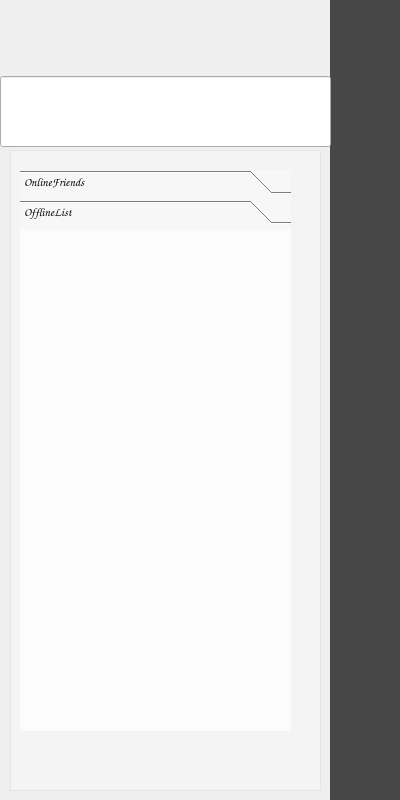
<?xml version="1.0" encoding="UTF-8"?>
<ui version="4.0">
 <class>FriendList</class>
 <widget class="QWidget" name="FriendList">
  <property name="geometry">
   <rect>
    <x>0</x>
    <y>0</y>
    <width>400</width>
    <height>800</height>
   </rect>
  </property>
  <property name="windowTitle">
   <string>Form</string>
  </property>
  <widget class="QFrame" name="frame">
   <property name="geometry">
    <rect>
     <x>10</x>
     <y>150</y>
     <width>311</width>
     <height>641</height>
    </rect>
   </property>
   <property name="styleSheet">
    <string notr="true">background-color: rgb(255, 255, 255, 80);</string>
   </property>
   <property name="frameShape">
    <enum>QFrame::StyledPanel</enum>
   </property>
   <property name="frameShadow">
    <enum>QFrame::Raised</enum>
   </property>
   <widget class="QToolBox" name="toolBox">
    <property name="geometry">
     <rect>
      <x>10</x>
      <y>20</y>
      <width>271</width>
      <height>561</height>
     </rect>
    </property>
    <property name="font">
     <font>
      <family>Comic Sans MS</family>
     </font>
    </property>
    <property name="currentIndex">
     <number>1</number>
    </property>
    <widget class="QWidget" name="page">
     <property name="geometry">
      <rect>
       <x>0</x>
       <y>0</y>
       <width>271</width>
       <height>481</height>
      </rect>
     </property>
     <attribute name="label">
      <string>OnlineFriends</string>
     </attribute>
     <layout class="QVBoxLayout" name="OnlineList"/>
    </widget>
    <widget class="QWidget" name="page_2">
     <property name="geometry">
      <rect>
       <x>0</x>
       <y>0</y>
       <width>271</width>
       <height>481</height>
      </rect>
     </property>
     <attribute name="label">
      <string>OfflineList</string>
     </attribute>
     <layout class="QVBoxLayout" name="OfflineList"/>
    </widget>
   </widget>
  </widget>
  <widget class="QWidget" name="verticalLayoutWidget">
   <property name="geometry">
    <rect>
     <x>330</x>
     <y>0</y>
     <width>71</width>
     <height>801</height>
    </rect>
   </property>
   <property name="styleSheet">
    <string notr="true">background-color: rgb(44, 44, 44, 220);</string>
   </property>
   <layout class="QVBoxLayout" name="verticalLayout_2">
    <item>
     <widget class="QPushButton" name="pushButton_5">
      <property name="minimumSize">
       <size>
        <width>61</width>
        <height>61</height>
       </size>
      </property>
      <property name="styleSheet">
       <string notr="true">background-color: rgb(44, 44, 44, 220);</string>
      </property>
      <property name="text">
       <string/>
      </property>
      <property name="icon">
       <iconset resource="Pic.qrc">
        <normaloff>:/new/prefix1/Background/touxiang .png</normaloff>:/new/prefix1/Background/touxiang .png</iconset>
      </property>
      <property name="iconSize">
       <size>
        <width>61</width>
        <height>61</height>
       </size>
      </property>
      <property name="flat">
       <bool>true</bool>
      </property>
     </widget>
    </item>
    <item>
     <widget class="QPushButton" name="pushButton">
      <property name="minimumSize">
       <size>
        <width>55</width>
        <height>55</height>
       </size>
      </property>
      <property name="styleSheet">
       <string notr="true">background-color: rgb(44, 44, 44, 220);</string>
      </property>
      <property name="text">
       <string/>
      </property>
      <property name="icon">
       <iconset resource="Pic.qrc">
        <normaloff>:/new/prefix1/Pic/afx.png</normaloff>:/new/prefix1/Pic/afx.png</iconset>
      </property>
      <property name="iconSize">
       <size>
        <width>30</width>
        <height>30</height>
       </size>
      </property>
      <property name="autoDefault">
       <bool>false</bool>
      </property>
      <property name="default">
       <bool>false</bool>
      </property>
      <property name="flat">
       <bool>true</bool>
      </property>
     </widget>
    </item>
    <item>
     <widget class="QPushButton" name="pushButton_6">
      <property name="minimumSize">
       <size>
        <width>55</width>
        <height>55</height>
       </size>
      </property>
      <property name="styleSheet">
       <string notr="true">background-color: rgb(44, 44, 44, 220);</string>
      </property>
      <property name="text">
       <string/>
      </property>
      <property name="icon">
       <iconset resource="Pic.qrc">
        <normaloff>:/new/prefix1/Pic/a9s.png</normaloff>:/new/prefix1/Pic/a9s.png</iconset>
      </property>
      <property name="iconSize">
       <size>
        <width>30</width>
        <height>30</height>
       </size>
      </property>
      <property name="flat">
       <bool>true</bool>
      </property>
     </widget>
    </item>
    <item>
     <widget class="QPushButton" name="pushButton_3">
      <property name="minimumSize">
       <size>
        <width>55</width>
        <height>55</height>
       </size>
      </property>
      <property name="styleSheet">
       <string notr="true">background-color: rgb(44, 44, 44, 220);</string>
      </property>
      <property name="text">
       <string/>
      </property>
      <property name="icon">
       <iconset resource="Pic.qrc">
        <normaloff>:/new/prefix1/Pic/ana.png</normaloff>:/new/prefix1/Pic/ana.png</iconset>
      </property>
      <property name="iconSize">
       <size>
        <width>30</width>
        <height>30</height>
       </size>
      </property>
      <property name="flat">
       <bool>true</bool>
      </property>
     </widget>
    </item>
    <item>
     <widget class="QPushButton" name="pushButton_4">
      <property name="minimumSize">
       <size>
        <width>55</width>
        <height>55</height>
       </size>
      </property>
      <property name="styleSheet">
       <string notr="true">background-color: rgb(44, 44, 44, 220);</string>
      </property>
      <property name="text">
       <string/>
      </property>
      <property name="icon">
       <iconset resource="Pic.qrc">
        <normaloff>:/new/prefix1/Pic/ao3.png</normaloff>:/new/prefix1/Pic/ao3.png</iconset>
      </property>
      <property name="iconSize">
       <size>
        <width>30</width>
        <height>30</height>
       </size>
      </property>
      <property name="flat">
       <bool>true</bool>
      </property>
     </widget>
    </item>
    <item>
     <widget class="QPushButton" name="pushButton_2">
      <property name="minimumSize">
       <size>
        <width>55</width>
        <height>55</height>
       </size>
      </property>
      <property name="styleSheet">
       <string notr="true">background-color: rgb(44, 44, 44, 220);</string>
      </property>
      <property name="text">
       <string/>
      </property>
      <property name="icon">
       <iconset resource="Pic.qrc">
        <normaloff>:/new/prefix1/Pic/ard.png</normaloff>:/new/prefix1/Pic/ard.png</iconset>
      </property>
      <property name="iconSize">
       <size>
        <width>30</width>
        <height>30</height>
       </size>
      </property>
      <property name="flat">
       <bool>true</bool>
      </property>
     </widget>
    </item>
    <item>
     <widget class="QPushButton" name="pushButton_10">
      <property name="minimumSize">
       <size>
        <width>0</width>
        <height>200</height>
       </size>
      </property>
      <property name="styleSheet">
       <string notr="true">background-color: rgb(44, 44, 44, 220);</string>
      </property>
      <property name="text">
       <string/>
      </property>
      <property name="flat">
       <bool>true</bool>
      </property>
     </widget>
    </item>
    <item>
     <widget class="QPushButton" name="pushButton_9">
      <property name="minimumSize">
       <size>
        <width>55</width>
        <height>55</height>
       </size>
      </property>
      <property name="styleSheet">
       <string notr="true">background-color: rgb(44, 44, 44, 220);</string>
      </property>
      <property name="text">
       <string/>
      </property>
      <property name="icon">
       <iconset resource="Pic.qrc">
        <normaloff>:/new/prefix1/Pic/amo.png</normaloff>:/new/prefix1/Pic/amo.png</iconset>
      </property>
      <property name="iconSize">
       <size>
        <width>30</width>
        <height>30</height>
       </size>
      </property>
      <property name="flat">
       <bool>true</bool>
      </property>
     </widget>
    </item>
    <item>
     <widget class="QPushButton" name="pushButton_7">
      <property name="minimumSize">
       <size>
        <width>55</width>
        <height>55</height>
       </size>
      </property>
      <property name="styleSheet">
       <string notr="true">background-color: rgb(44, 44, 44, 220);</string>
      </property>
      <property name="text">
       <string/>
      </property>
      <property name="icon">
       <iconset resource="Pic.qrc">
        <normaloff>:/new/prefix1/Pic/anm.png</normaloff>:/new/prefix1/Pic/anm.png</iconset>
      </property>
      <property name="iconSize">
       <size>
        <width>30</width>
        <height>30</height>
       </size>
      </property>
      <property name="flat">
       <bool>true</bool>
      </property>
     </widget>
    </item>
    <item>
     <widget class="QPushButton" name="pushButton_8">
      <property name="minimumSize">
       <size>
        <width>55</width>
        <height>55</height>
       </size>
      </property>
      <property name="styleSheet">
       <string notr="true">background-color: rgb(44, 44, 44, 220);</string>
      </property>
      <property name="text">
       <string/>
      </property>
      <property name="icon">
       <iconset resource="Pic.qrc">
        <normaloff>:/new/prefix1/Pic/anb.png</normaloff>:/new/prefix1/Pic/anb.png</iconset>
      </property>
      <property name="iconSize">
       <size>
        <width>30</width>
        <height>30</height>
       </size>
      </property>
      <property name="flat">
       <bool>true</bool>
      </property>
     </widget>
    </item>
   </layout>
  </widget>
  <widget class="QPushButton" name="sendFriendApply">
   <property name="geometry">
    <rect>
     <x>0</x>
     <y>80</y>
     <width>51</width>
     <height>51</height>
    </rect>
   </property>
   <property name="text">
    <string/>
   </property>
  </widget>
  <widget class="QLineEdit" name="searchEdit">
   <property name="geometry">
    <rect>
     <x>0</x>
     <y>76</y>
     <width>331</width>
     <height>71</height>
    </rect>
   </property>
   <property name="font">
    <font>
     <family>Comic Sans MS</family>
    </font>
   </property>
  </widget>
  <widget class="QLabel" name="label_2">
   <property name="geometry">
    <rect>
     <x>0</x>
     <y>0</y>
     <width>400</width>
     <height>800</height>
    </rect>
   </property>
   <property name="minimumSize">
    <size>
     <width>400</width>
     <height>800</height>
    </size>
   </property>
   <property name="maximumSize">
    <size>
     <width>400</width>
     <height>800</height>
    </size>
   </property>
   <property name="styleSheet">
    <string notr="true">
border-image: url(:/new/prefix1/Background/FL2.png);</string>
   </property>
   <property name="text">
    <string/>
   </property>
  </widget>
  <zorder>label_2</zorder>
  <zorder>frame</zorder>
  <zorder>verticalLayoutWidget</zorder>
  <zorder>sendFriendApply</zorder>
  <zorder>searchEdit</zorder>
 </widget>
 <resources>
  <include location="Pic.qrc"/>
 </resources>
 <connections/>
</ui>
